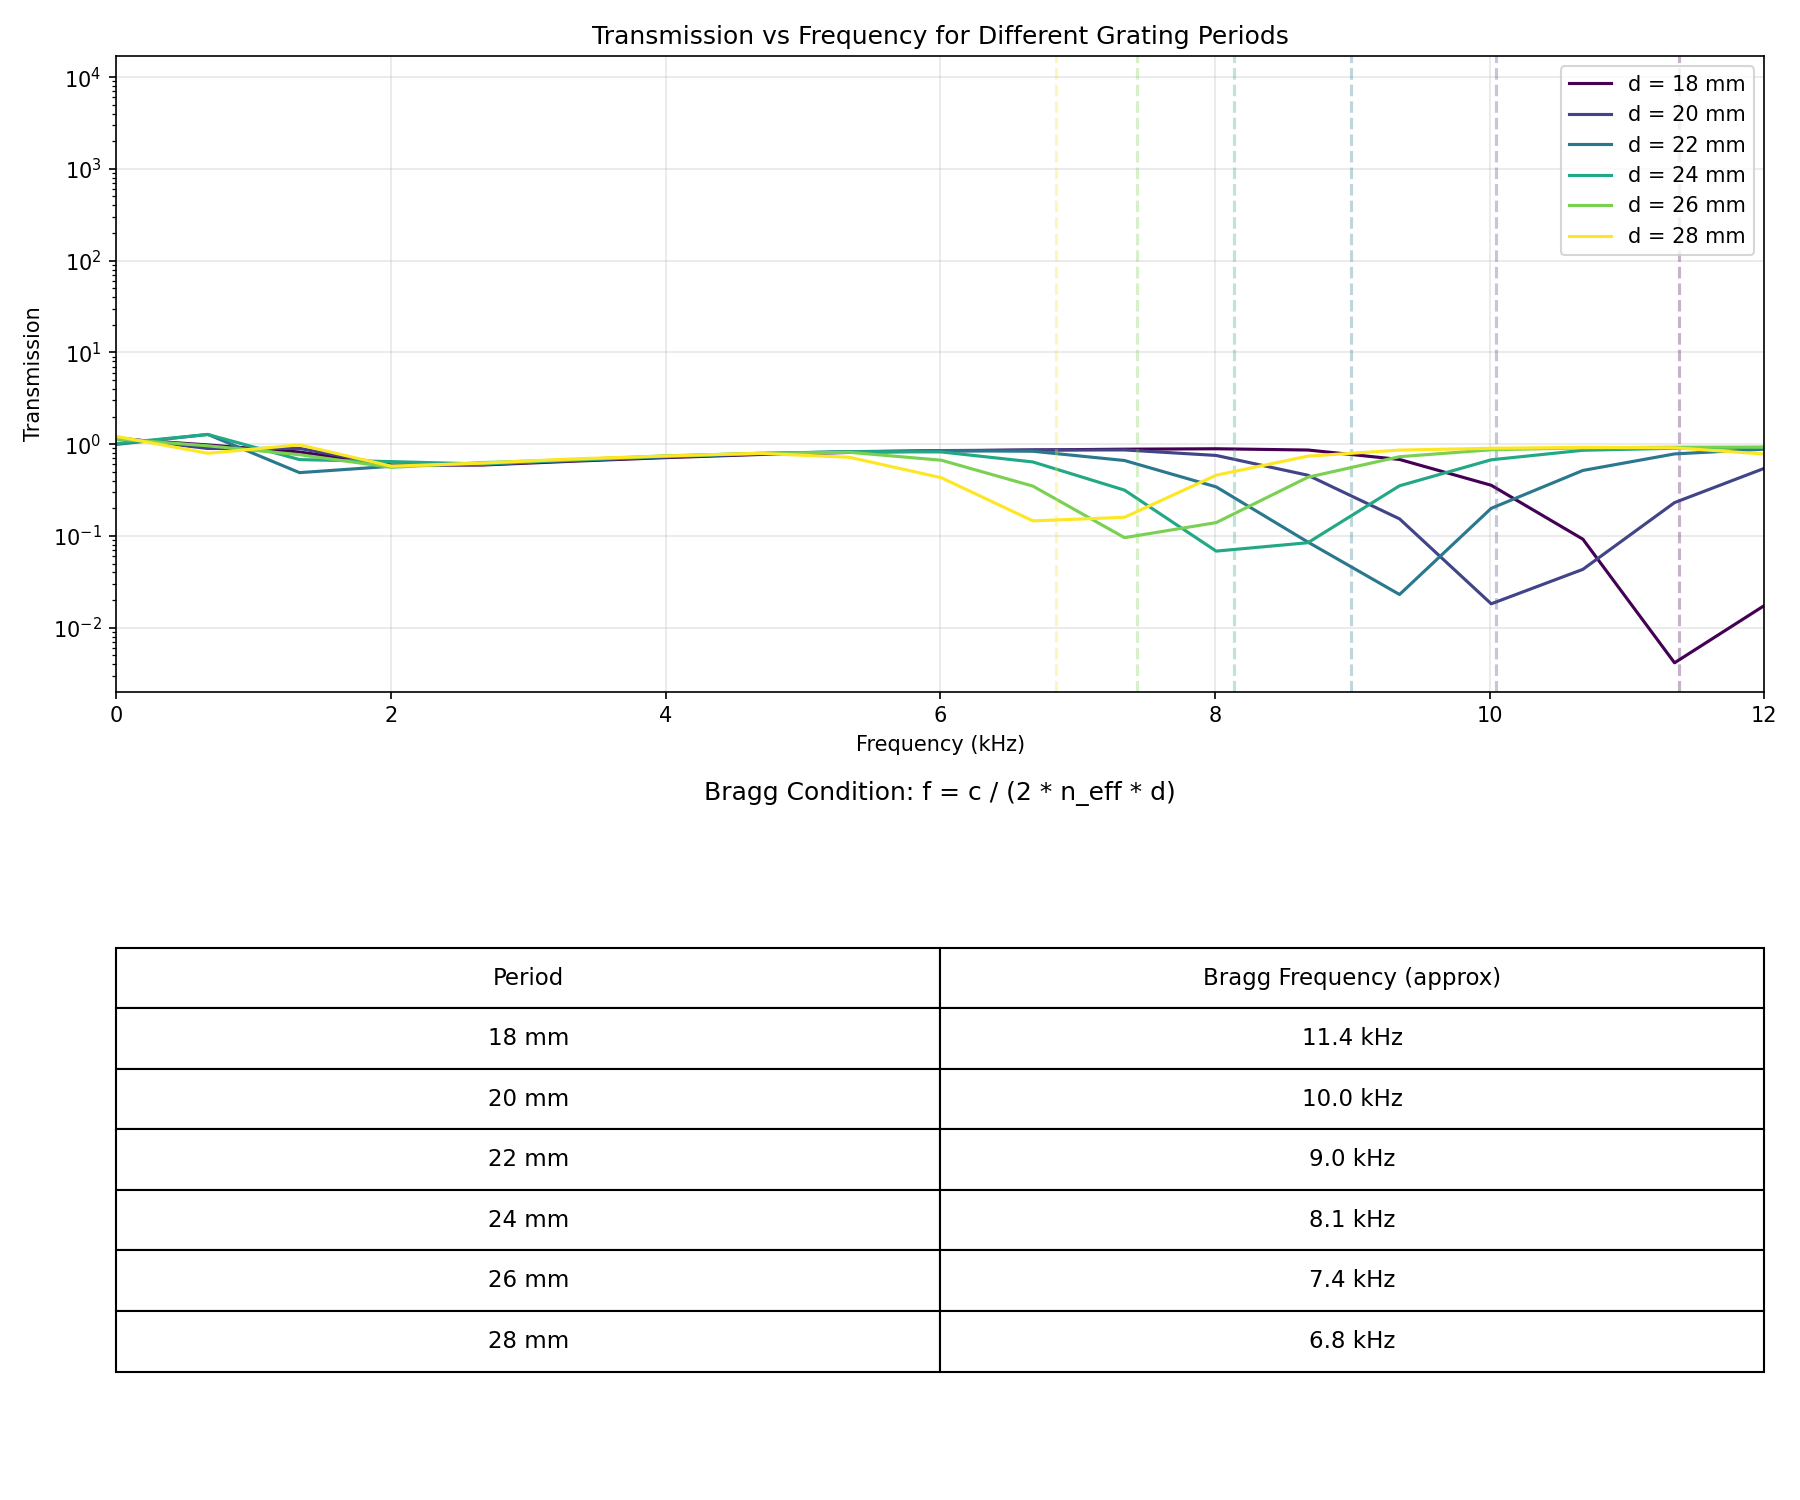

Python code for this plot:
"""
small_spacing_sweep_fixed.py

Fixed: dt computed from c_field.max() (485 m/s) not c_ref.max() (343 m/s).
"""

import numpy as np
import matplotlib
matplotlib.use('Agg')
import matplotlib.pyplot as plt
from acoustic_filter_with_thermal import solve_temperature

NX, NY = 400, 50
DX = 0.002
C0 = 343.0
RHO0 = 1.225
SIM_DURATION = 0.020
I_SRC_START = 3
I_SRC_END = 6
PULSE_AMP = 1.0
PULSE_T0 = 0.0005
PULSE_TAU = 0.00006
PULSE_F0 = 8000.0
I_MEASURE = NX - 4
J_MEASURE = NY // 2
WIN_START = 0.0020
WIN_END = 0.0035
T_HOT = 600.0
C_HOT = C0 * np.sqrt(T_HOT / 300.0)
C_COLD = C0
STRIP_WIDTH = 0.010
N_PERIODS = 20
START_X = 0.060
PERIODS = np.array([0.018, 0.020, 0.022, 0.024, 0.026, 0.028])

print("Running reference (no grating)...")
T_uniform = solve_temperature(np.zeros((NX, NY)))
c_ref = C0 * np.sqrt(T_uniform / 300.0)

# FIX: compute dt from actual max c (hot strips)
c_max = float(C_HOT)
dt = 0.9 * DX / (c_max * np.sqrt(2))
n_steps = int(SIM_DURATION / dt)
print(f"dt = {dt:.2e}, n_steps = {n_steps}")

p = np.zeros((NX, NY))
u = np.zeros((NX + 1, NY))
v = np.zeros((NX, NY + 1))
p_ref = []
for n in range(n_steps):
    t = n * dt
    u[1:NX, :] -= (dt / RHO0) * (p[1:NX, :] - p[0:NX - 1, :]) / DX
    v[:, 1:NY] -= (dt / RHO0) * (p[:, 1:NY] - p[:, 0:NY - 1]) / DX
    u[0, :]  = -p[0, :] / (RHO0 * c_ref[0, :])
    u[NX, :] =  p[NX - 1, :] / (RHO0 * c_ref[NX - 1, :])
    v[:, 0]  = -p[:, 0] / (RHO0 * c_ref[:, 0])
    v[:, NY] =  p[:, NY - 1] / (RHO0 * c_ref[:, NY - 1])
    p -= dt * RHO0 * c_ref**2 * ((u[1:NX + 1, :] - u[0:NX, :]) / DX + (v[:, 1:NY + 1] - v[:, 0:NY]) / DX)
    envelope = np.exp(-((t - PULSE_T0) / PULSE_TAU)**2)
    p[I_SRC_START:I_SRC_END, :] += PULSE_AMP * envelope * np.sin(2 * np.pi * PULSE_F0 * (t - PULSE_T0))
    p_ref.append(float(p[I_MEASURE, J_MEASURE]))

p_ref = np.array(p_ref)
win_s = int(WIN_START / dt)
win_e = int(WIN_END / dt)
p_ref_w = p_ref[win_s:win_e] * np.hanning(win_e - win_s)
freqs = np.fft.rfftfreq(len(p_ref_w), dt)
spec_ref = np.abs(np.fft.rfft(p_ref_w))

colors = plt.cm.viridis(np.linspace(0, 1, len(PERIODS)))
fig, axes = plt.subplots(2, 1, figsize=(12, 10))

for idx, period in enumerate(PERIODS):
    print(f"Running period = {period*1000:.0f} mm...")
    c_field = np.ones((NX, NY)) * C_COLD
    period_cells = int(period / DX)
    width_cells = int(STRIP_WIDTH / DX)
    start_i = int(START_X / DX)
    for n in range(N_PERIODS):
        i_s = start_i + n * period_cells
        i_e = i_s + width_cells
        if i_e < NX:
            c_field[i_s:i_e, :] = C_HOT
    p = np.zeros((NX, NY))
    u = np.zeros((NX + 1, NY))
    v = np.zeros((NX, NY + 1))
    p_grating = []
    for n in range(n_steps):
        t = n * dt
        u[1:NX, :] -= (dt / RHO0) * (p[1:NX, :] - p[0:NX - 1, :]) / DX
        v[:, 1:NY] -= (dt / RHO0) * (p[:, 1:NY] - p[:, 0:NY - 1]) / DX
        u[0, :]  = -p[0, :] / (RHO0 * c_field[0, :])
        u[NX, :] =  p[NX - 1, :] / (RHO0 * c_field[NX - 1, :])
        v[:, 0]  = -p[:, 0] / (RHO0 * c_field[:, 0])
        v[:, NY] =  p[:, NY - 1] / (RHO0 * c_field[:, NY - 1])
        p -= dt * RHO0 * c_field**2 * ((u[1:NX + 1, :] - u[0:NX, :]) / DX + (v[:, 1:NY + 1] - v[:, 0:NY]) / DX)
        envelope = np.exp(-((t - PULSE_T0) / PULSE_TAU)**2)
        p[I_SRC_START:I_SRC_END, :] += PULSE_AMP * envelope * np.sin(2 * np.pi * PULSE_F0 * (t - PULSE_T0))
        p_grating.append(float(p[I_MEASURE, J_MEASURE]))
    p_grating = np.array(p_grating)
    p_grating_w = p_grating[win_s:win_e] * np.hanning(win_e - win_s)
    spec_grating = np.abs(np.fft.rfft(p_grating_w))
    transmission = spec_grating / (spec_ref + 1e-30)
    axes[0].semilogy(freqs / 1000, transmission, color=colors[idx], linewidth=1.5, label=f'd = {period*1000:.0f} mm')
    f = STRIP_WIDTH / period  # fill fraction (varies with period!)
    n_eff = f * (C_COLD / C_HOT) + (1.0 - f) * 1.0
    f_bragg = C_COLD / (2 * n_eff * period)
    axes[0].axvline(x=f_bragg / 1000, color=colors[idx], linestyle='--', alpha=0.3)

axes[0].set_xlabel('Frequency (kHz)')
axes[0].set_ylabel('Transmission')
axes[0].set_title('Transmission vs Frequency for Different Grating Periods')
axes[0].set_xlim(0, 12)
axes[0].grid(True, alpha=0.3)
axes[0].legend(loc='upper right')

axes[1].axis('off')
table_data = []
for period in PERIODS:
    f = STRIP_WIDTH / period
    n_eff = f * (C_COLD / C_HOT) + (1.0 - f) * 1.0
    f_bragg = C_COLD / (2 * n_eff * period)
    table_data.append([f'{period*1000:.0f} mm', f'{f_bragg/1000:.1f} kHz'])
table = axes[1].table(cellText=table_data, colLabels=['Period', 'Bragg Frequency (approx)'], cellLoc='center', loc='center')
table.auto_set_font_size(False)
table.set_fontsize(11)
table.scale(1, 2)
axes[1].set_title('Bragg Condition: f = c / (2 * n_eff * d)', pad=20)
plt.tight_layout()
plt.savefig('small_spacing_sweep_fixed.png', dpi=150)
print("Saved: small_spacing_sweep_fixed.png")
